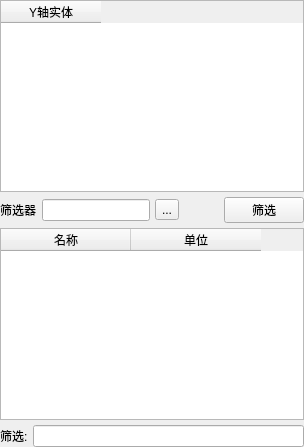
           <widget class="QWidget" name="page_9">
            <layout class="QVBoxLayout" name="verticalLayout_20">
             <property name="spacing">
              <number>5</number>
             </property>
             <property name="leftMargin">
              <number>0</number>
             </property>
             <property name="topMargin">
              <number>0</number>
             </property>
             <property name="rightMargin">
              <number>0</number>
             </property>
             <property name="bottomMargin">
              <number>0</number>
             </property>
             <item>
              <layout class="QVBoxLayout" name="verticalLayout_11">
               <item>
                <widget class="QTableWidget" name="tableWidget_Entity_3">
                 <column>
                  <property name="text">
                   <string>Y轴实体</string>
                  </property>
                 </column>
                </widget>
               </item>
               <item>
                <layout class="QHBoxLayout" name="horizontalLayout_12">
                 <item>
                  <widget class="QLabel" name="label_4">
                   <property name="text">
                    <string>筛选器</string>
                   </property>
                  </widget>
                 </item>
                 <item>
                  <widget class="QLineEdit" name="lineEdit_4"/>
                 </item>
                 <item>
                  <widget class="QToolButton" name="toolButton_2">
                   <property name="text">
                    <string>...</string>
                   </property>
                  </widget>
                 </item>
                 <item>
                  <spacer name="horizontalSpacer_10">
                   <property name="orientation">
                    <enum>Qt::Horizontal</enum>
                   </property>
                   <property name="sizeHint" stdset="0">
                    <size>
                     <width>40</width>
                     <height>20</height>
                    </size>
                   </property>
                  </spacer>
                 </item>
                 <item>
                  <widget class="QPushButton" name="pushButton_7">
                   <property name="text">
                    <string>筛选</string>
                   </property>
                  </widget>
                 </item>
                </layout>
               </item>
              </layout>
             </item>
             <item>
              <layout class="QVBoxLayout" name="verticalLayout_13">
               <item>
                <widget class="QTableWidget" name="tableWidget_nameUnits_3">
                 <attribute name="horizontalHeaderDefaultSectionSize">
                  <number>130</number>
                 </attribute>
                 <column>
                  <property name="text">
                   <string>名称</string>
                  </property>
                 </column>
                 <column>
                  <property name="text">
                   <string>单位</string>
                  </property>
                 </column>
                </widget>
               </item>
               <item>
                <layout class="QHBoxLayout" name="horizontalLayout_17">
                 <item>
                  <widget class="QLabel" name="label_3">
                   <property name="text">
                    <string>筛选:</string>
                   </property>
                  </widget>
                 </item>
                 <item>
                  <widget class="QLineEdit" name="lineEdit_3"/>
                 </item>
                </layout>
               </item>
              </layout>
             </item>
            </layout>
           </widget>
